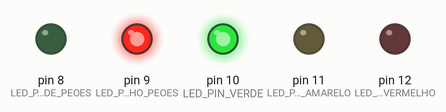
The sketch below on a simulated Arduino Uno, built with avr-gcc and run on an emulated ATmega328P. On the bench: output pins drawn as LEDs (lit = HIGH).

Above: at 3.6 s.
At 8.1 s:
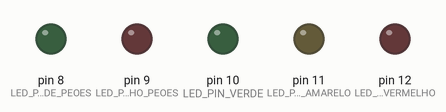
At 9.9 s:
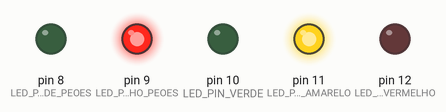
At 12.3 s:
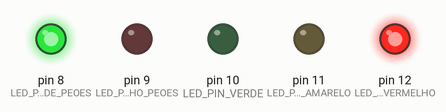
Timing chart, 0 to 20.0 s (numbered marks = the images above):
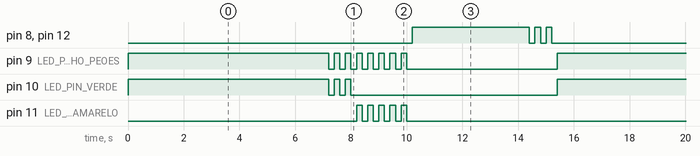

Measured:
- by itself, pin 8 (LED_PIN_VERDE_PEOES), pin 12 (LED_PIN_VERMELHO): repeats every 15.4 s: 2 × (LOW 0.20 s, HIGH 0.20 s), LOW 10.4 s, HIGH 4.2 s
- by itself, pin 9 (LED_PIN_VERMELHO_PEOES): repeats every 15.4 s: 7 × (LOW 0.20 s, HIGH 0.20 s), LOW 5.4 s, HIGH 7.2 s
- by itself, pin 10 (LED_PIN_VERDE): repeats every 15.4 s: 2 × (LOW 0.20 s, HIGH 0.20 s), LOW 7.4 s, HIGH 7.2 s
- by itself, pin 11 (LED_PIN_AMARELO): repeats every 15.4 s: 4 × (LOW 0.20 s, HIGH 0.20 s), LOW 13.6 s, HIGH 0.20 s

The sketch:

2b.ino
```cpp
#define LED_PIN_VERDE 10
#define LED_PIN_AMARELO 11
#define LED_PIN_VERMELHO 12

#define LED_PIN_VERDE_PEOES 8
#define LED_PIN_VERMELHO_PEOES 9

void setup()
{
  pinMode(LED_PIN_VERDE, OUTPUT);
  pinMode(LED_PIN_AMARELO, OUTPUT);
  pinMode(LED_PIN_VERMELHO, OUTPUT);

  pinMode(LED_PIN_VERDE_PEOES, OUTPUT);
  pinMode(LED_PIN_VERMELHO_PEOES, OUTPUT);
}

// Função para piscar os LEDs
void piscaled(int led, int ledp) {
  for (int i = 0; i < 3; i++) {
    digitalWrite(led, HIGH);
    digitalWrite(ledp, HIGH);
    delay(200);
    digitalWrite(led, LOW);
    digitalWrite(ledp, LOW);
    delay(200);
  }
}

//Função para piscar o LED amarelo (tempo diferente dos restantes)
void piscaledAmarelo() {
  for (int i = 0; i < 5; i++) {
    digitalWrite(LED_PIN_AMARELO, HIGH);
    digitalWrite(LED_PIN_VERMELHO_PEOES, HIGH);
    delay(200);
    digitalWrite(LED_PIN_AMARELO, LOW);
    digitalWrite(LED_PIN_VERMELHO_PEOES, LOW);
    delay(200);
  }
}
void loop()
{
  // Liga LED verde e LED vermelho dos peões
  digitalWrite(LED_PIN_VERDE, HIGH);
  digitalWrite(LED_PIN_VERMELHO_PEOES, HIGH);
  delay(7000);

  // Desliga LED verde
  piscaled(LED_PIN_VERDE, LED_PIN_VERMELHO_PEOES);
  digitalWrite(LED_PIN_VERDE, LOW);

  // Desliga LED vermelho peões
  piscaledAmarelo();
  digitalWrite(LED_PIN_VERMELHO_PEOES, LOW);

  // Liga LED vermelho e LED verde dos peões
  digitalWrite(LED_PIN_VERMELHO, HIGH);
  digitalWrite(LED_PIN_VERDE_PEOES, HIGH);
  delay(4000);

  // Desliga LED Vermelho e LED verde peões
  piscaled(LED_PIN_VERMELHO, LED_PIN_VERDE_PEOES);
  digitalWrite(LED_PIN_VERMELHO, LOW);
  digitalWrite(LED_PIN_VERDE_PEOES, LOW);
}
```
